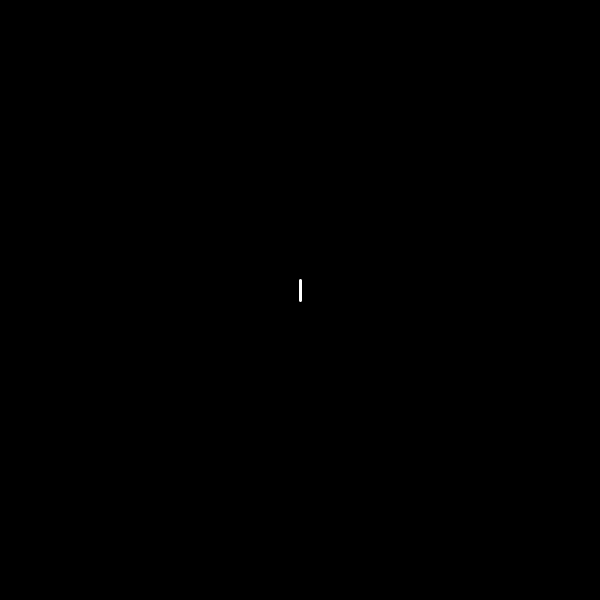
Frame 1 (no input)
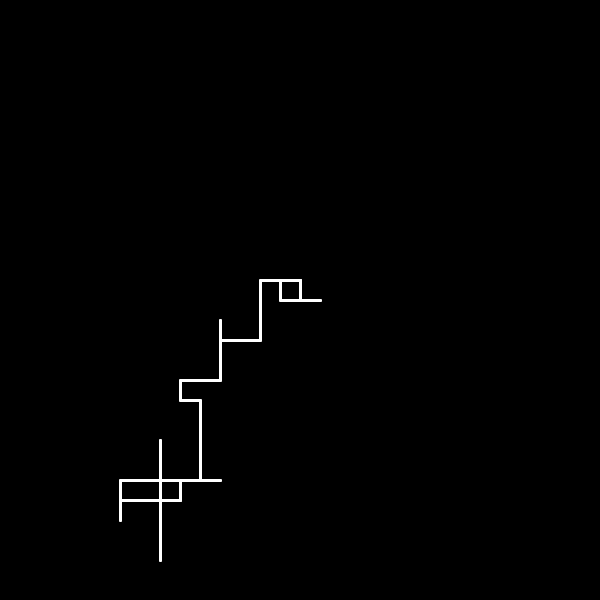
Frame 60 (the mouse pressed at the canvas centre just before this capture)
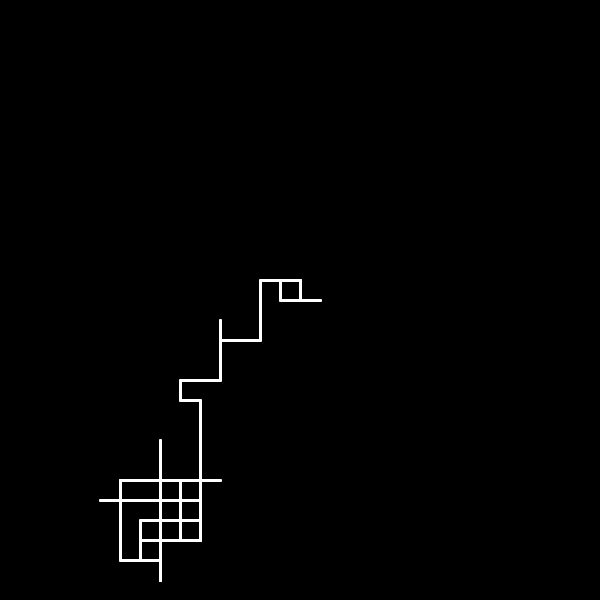
Frame 120 (the mouse held since frame 60 and released just before this capture)

The Processing sketch that drew these frames (run headless with seeded random() and noise(); from frame 60 on, the mouse is pressed at the canvas centre):

// Processing sketch: random_walk_manhattan
// ── random_walk_manhattan.pde
PVector p2;
PVector p1;
float stepSize = 20;
float angle;
float strokeWidth = 0.3;

void setup() {
  size(600, 600);
  //start vector with origin in the center of the screen
  p2 = new PVector(width/2, height/2);
  p1 = p2.copy();
  smooth();
  //frameRate(4);
  background(0);
}

void draw() {
  //fill(0, 10);
  //noStroke();
  //rect(0, 0, width, height);

  
  //pick a random angle
  angle = random(0, 2*PI);
  float constrainedAngle = toQuadrant(angle);
  println(degrees(angle),degrees(constrainedAngle));
  PVector aV = new PVector(cos(constrainedAngle) * stepSize,sin(constrainedAngle) * stepSize);
  p2.add(aV);

  // offscreen wrap
  if (p2.x<-10) p2.x=p1.x=width+10;
  if (p2.x>width+10) p2.x=p1.x=-10;
  if (p2.y<-10) p2.y=p1.y=height+10;
  if (p2.y>height+10) p2.y=p1.y=-10;

  stroke(255);
  strokeWeight(3);
  
  //draw line from p
  line(p1.x, p1.y, p2.x, p2.y);

  p1.set(p2);
}

float toQuadrant(float v) {
  if (v <= 2*PI*0.25) {
    return 2*PI*0.25;
  } else if (v >2*PI*0.25 && v<=2*PI*0.5) {
    return  2*PI*0.5;
  } else if (v >2*PI*0.5 && v<=2*PI*0.75) {
    return  2*PI*0.75;
  } else {
    return 2*PI;
  }
}
/*
float toQuadrant(float v) {
  if (v <=0.25) {
    return 2*PI*0.25;
  } else if (v >0.25 && v<=0.5) {
    return  2*PI*0.5;
  } else if (v >0.5 && v<=0.75) {
    return  2*PI*0.75;
  } else {
    return 2*PI;
  }
}
*/
